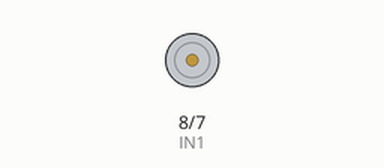
The sketch below on a simulated Arduino Uno, built with avr-gcc and run on an emulated ATmega328P. On the bench: motor-driver pin pairs drawn as motors (green arrow = first pin HIGH = forward, orange = second pin HIGH = backward, longer = more drive, scaled by the enable pin).

Above: at 6.0 s.
At 13.5 s:
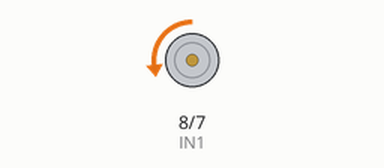
Timing chart, 0 to 15.6 s (numbered marks = the images above):
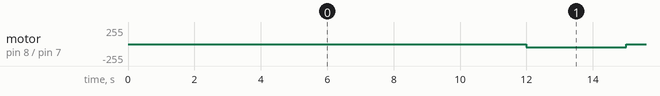

The sketch:

BO_MOTOR.ino
```cpp
int ENA = 9;
int IN1 = 8;
int IN2 = 7;


void setup() {
  pinMode(ENA, OUTPUT);
  pinMode(IN1, OUTPUT);
  pinMode(IN2, OUTPUT);


}

void loop() {
  digitalWrite(IN1, LOW);
  digitalWrite(IN2, HIGH);
  delay(3000);
  digitalWrite(IN1, LOW);
  digitalWrite(IN2, LOW);
  delay(3000);
  digitalWrite(IN1, HIGH);
  digitalWrite(IN2, LOW);
  delay(3000);
  digitalWrite(IN1, LOW);
  digitalWrite(IN2, LOW);
  delay(3000);
  analogWrite(ENA, 50);//0-255 CONTROLS SPEED


}
```

Measured:
- by itself, motor on pin 8 (IN1) / pin 7 (IN2): repeats every 12.0 s: stopped 3.0 s, forward 50/255 3.0 s, stopped 3.0 s, backward 50/255 3.0 s
